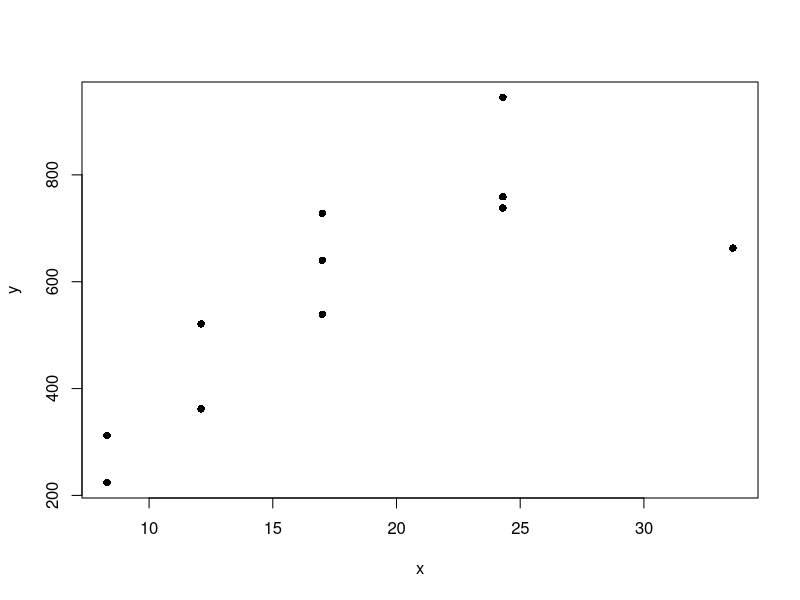

The R script that drew this image:


x = c(8.3, 8.3, 12.1, 12.1, 17.0, 17.0, 17.0, 24.3, 24.3, 24.3, 33.6)
y = c(224, 312, 362, 521, 640, 539, 728, 945, 738, 759, 663)
plot(x,y, pch = 16)
m1 = lm(y~x)


alpha_hat = 201.77
beta_hat = 21.24
epsilon_hat = m1$residuals
B = 10000
alphas = numeric(B)
betas = numeric(B)
for(i in 1:B){
  indices = sample(c(1:11), size = 11, replace = TRUE)
  x_s = numeric(11)
  y_s = numeric(11)
  for (j in 1:11){
    x_s[j] = x[indices[j]]
    y_s[j] = y[indices[j]]
  }
  m = lm(x_s~y_s)
  alphas[i] = m$coefficients[1]
  betas[i] = m$coefficients[2]
}

sigma1 = 1/B*sum((alphas - 1/B*sum(alphas))^2)  
#non-parametric paired bootstrap estimate for variance of alpha is:
#9.770519

sigma2 = 1/B*sum((betas - 1/B*sum(betas))^2)
#non-parametric paired bootstrap estimate for variance of beta is:
#3.648219e-05

B = 10000
alphas2 = numeric(B)
betas2 = numeric(B)
for(i in 1:B){
  epsilon_s = sample(epsilon_hat, size = 11, replace = TRUE)
  for (j in 1:11){
    y_s[j] = alpha_hat + beta_hat*x[j] + epsilon_s[j]
  }
  m = lm(x_s~y_s)
  alphas2[i] = m$coefficients[1]
  betas2[i] = m$coefficients[2]
}

sigma1 = 1/B*sum((alphas2 - 1/B*sum(alphas2))^2)  
#semi-parametric bootstrap estimate for variance of alpha


sigma2 = 1/B*sum((betas2 - 1/B*sum(betas2))^2)
#semi-parametric bootstrap estimate for variance of beta 





x = rexp(10,1)
  
fnc = function(vec){
  return(log((10/sum(vec))))
}
omega_hat = fnc(x)
B = 10000
omegas = numeric(B)
for(i in 1:B){
  x_s = sample(x,10,replace = TRUE)
  omegas[i] = fnc(x_s)
}
variance_est = 1/B*(sum((omegas - mean(omegas))^2))
#non parametric bootstrap estimate for variance is 0.066
alpha = 0.05
c_i = c(2*fnc(x) - quantile(omegas, 1 - alpha/2), 2*fnc(x) - quantile(omegas, alpha/2))
#confidence interval for omega (-0.739,0.275) it contains omega_hat = -0.127 in my case
#and also the true value of omega which is zero


B = 10000
omegas = numeric(B)
for(i in 1:B){
  x_s = rexp(10, exp(omega_hat))
  omegas[i] = fnc(x_s)
}
variance_est_2 = 1/B*(sum((omegas - mean(omegas))^2))
#parametric bootstrap estimate for variance is 0.104
alpha = 0.05
c_i_2 = c(2*fnc(x) - quantile(omegas, 1 - alpha/2), 2*fnc(x) - quantile(omegas, alpha/2))
#confidence interval for omega (-0.854, 0.418) it contains omega_hat = -0.127 in my case
#and also the true value of omega which is zero



B = 10000
omegas = numeric(B)
for(i in 1:B){
  x_s = rexp(10, 1)
  omegas[i] = fnc(x_s)
}
variance_est_3 = 1/B*(sum((omegas - mean(omegas))^2))
#parametric bootstrap estimate for variance is 0.105
alpha = 0.05
c_i_3 = c(2*fnc(x) - quantile(omegas, 1 - alpha/2), 2*fnc(x) - quantile(omegas, alpha/2))
#confidence interval for omega (-0.997, 0.281) it contains omega_hat = -0.127 in my case
#and also the true value of omega which is zero  


